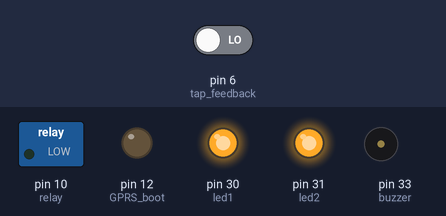
A sketch run on a simulated Arduino Mega 2560, built with avr-gcc and run on an emulated ATmega2560. Parts: switched loads named in the sketch (green lamp = pin HIGH), output pins drawn as LEDs (lit = HIGH), buzzer (waves = sounding, pin HIGH). The inputs (shaded band) are chosen by the test bench; at power-on: pin 6 (tap_feedback) LOW.

Above: at 6.2 s.
6.3 s: pin 6 (tap_feedback) driven HIGH
At 7.5 s:
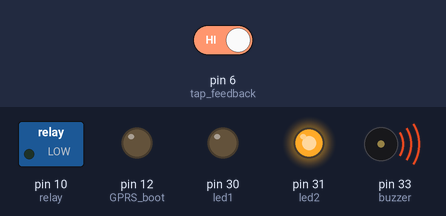
7.8 s: pin 6 (tap_feedback) driven LOW
At 8.9 s:
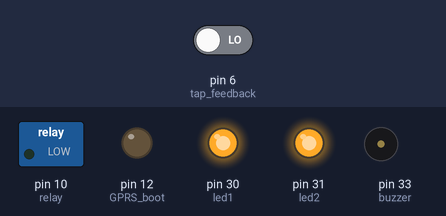
Timing chart, 0 to 10.8 s (numbered marks = the images above; inputs shaded):
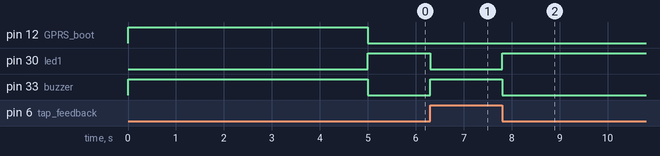

Measured:
- after the input at 6.3 s, pin 30 (led1): HIGH → LOW at once; pin 33 (buzzer): LOW → HIGH at once
- after the input at 7.8 s, pin 30 (led1): LOW → HIGH at once; pin 33 (buzzer): HIGH → LOW at once

The sketch:

01-motor-test-2.ino
```cpp
#define tap_feedback 6 // default LOW

#define GPRS_boot  12 // HIGH -> ON

#define relay      10 // HIGH -> ON

#define led1       30 // HIGH -> ON
#define led2       31 // HIGH -> ON

#define buzzer     33 // HIGH -> OFF

#define water_flow 7

#define water_tds  A0 // traditional
#define water_temp A1 //
#define flood      A2 // top-right 2P XH2.54


// Serial  = uart0 = USB-TTL
// Serial1 = uart1 = SIM800
// Serial2 = uart2 = TDS_new


void setup() {
  Serial.begin(115200);
  Serial1.begin(115200);

  pinMode(tap_feedback, INPUT);

  pinMode(led1, OUTPUT);
  pinMode(led2, OUTPUT);

  pinMode(buzzer, OUTPUT);
  pinMode(relay, OUTPUT);
  init_off();
  init_on();
}


void init_off() {
  pinMode(GPRS_boot, OUTPUT);
  digitalWrite(GPRS_boot, LOW);
  digitalWrite(led1, LOW);
  digitalWrite(led2, HIGH);

  digitalWrite(buzzer, HIGH); // buzzer off
  digitalWrite(relay, LOW); // relay off
}

void init_on() {
  pinMode(GPRS_boot, OUTPUT);
  digitalWrite(GPRS_boot, HIGH);
  delay(5000);
  digitalWrite(GPRS_boot, LOW);


  //digitalWrite(relay, HIGH); // relay on

}


void loop() {
  //AT_loop();
  read_relay_status();
  //general_test();
  //delay(2000);
}


void AT_loop() {
  if (Serial1.available()) {
    Serial.write(Serial1.read());
  }
  if (Serial.available()) {
    Serial1.write(Serial.read());
  }

}

void general_test() {
  digitalWrite(relay, HIGH); // relay on
  digitalWrite(buzzer, HIGH); // relay on
  delay(3000);

  digitalWrite(relay, LOW); // relay on
  digitalWrite(buzzer, LOW); // relay on
  delay(3000);
  }

void read_relay_status() {
  int tap_staus = digitalRead(tap_feedback);

  if (tap_staus == HIGH) {
    digitalWrite (buzzer, HIGH);
    digitalWrite (led1, LOW);
  }
  else {
    digitalWrite(buzzer, LOW);
    digitalWrite(led1, HIGH);
  }
}
```

note.ino
```cpp
#define free-pin1       25 //
#define free-pin1       26 //
#define free-pin1       27 //
#define free-pin1       28 //
```
